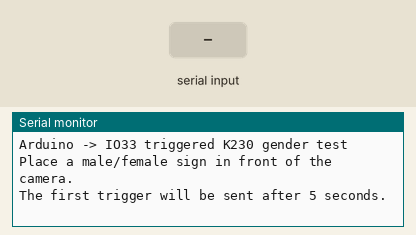
Bench run of a sketch on a simulated Arduino Nano, built with avr-gcc and run on an emulated ATmega328P. Shown: the last lines printed to the serial monitor. Inputs (shaded band) come from the test bench.

Above: at 1.2 s.
1.3 s: "BUSY\n" received over the second serial link
At 2.2 s:
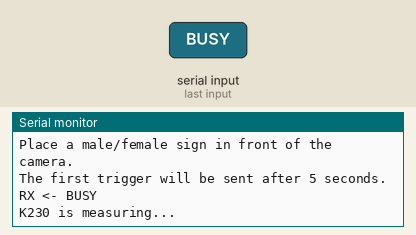
2.8 s: "RESULT,\n" received over the second serial link
At 3.4 s:
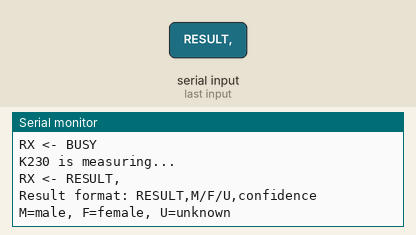
4.3 s: "K230_READY\n" received over the second serial link
At 5.5 s:
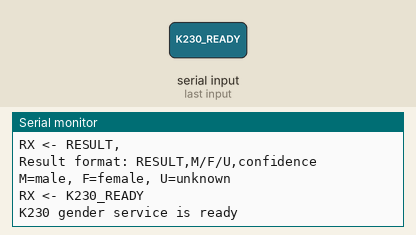
5.8 s: "1\n" received over the second serial link
At 6.8 s:
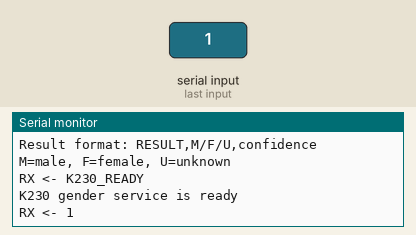

The sketch:

arduino_k230_gender_unit_test.ino
```cpp
/*
 * Arduino Nano IO33-triggered K230 gender-result unit test.
 *
 * K230 runs:
 *   k230_gender_unit_test/05_face_gender_uart_service.py
 *
 * Signal flow:
 *   Nano D11 HIGH pulse -> divider/level shifter -> K230 IO33
 *   K230 IO9 UART1_TXD -> Nano D12 RX
 *   K230 sends BUSY\n, then RESULT,M|F|U,<confidence_percent>\n
 *
 * Wiring:
 *   Nano D11 -> 5 V to 3.3 V divider/level shifter -> K230 IO33
 *   K230 IO9 (UART1_TXD, 3.3 V) -> Nano D12 (RX)
 *   K230 GND -> Nano GND
 */

#include <SoftwareSerial.h>
#include <string.h>

const uint8_t K230_RX_PIN = 12;
const uint8_t UNUSED_SOFTWARE_TX_PIN = A5;
const uint8_t K230_TRIGGER_PIN = 11;

const unsigned long USB_BAUDRATE = 115200;
const unsigned long K230_BAUDRATE = 57600;
const unsigned long REQUEST_INTERVAL_MS = 5000;
const unsigned long RESPONSE_TIMEOUT_MS = 3500;
const unsigned long TRIGGER_HIGH_MS = 100;

SoftwareSerial k230Serial(K230_RX_PIN, UNUSED_SOFTWARE_TX_PIN);

char receiveBuffer[65];
uint8_t receiveLength = 0;
bool waitingForResult = false;
unsigned long requestStartedAt = 0;
unsigned long lastTestFinishedAt = 0;
unsigned long requestCount = 0;

void clearK230Input() {
  while (k230Serial.available() > 0) {
    k230Serial.read();
  }
  receiveLength = 0;
}

void triggerGenderRecognition() {
  clearK230Input();

  requestCount++;
  digitalWrite(K230_TRIGGER_PIN, HIGH);
  delay(TRIGGER_HIGH_MS);
  digitalWrite(K230_TRIGGER_PIN, LOW);

  requestStartedAt = millis();
  waitingForResult = true;

  Serial.print(F("TRIGGER -> IO33 #"));
  Serial.println(requestCount);
}

void processLine(const char *line) {
  Serial.print(F("RX <- "));
  Serial.println(line);

  if (strcmp(line, "BUSY") == 0) {
    Serial.println(F("K230 is measuring..."));
    return;
  }

  if (strncmp(line, "RESULT,", 7) == 0) {
    waitingForResult = false;
    lastTestFinishedAt = millis();

    Serial.println(F("Result format: RESULT,M/F/U,confidence"));
    Serial.println(F("M=male, F=female, U=unknown"));
    return;
  }

  if (strcmp(line, "K230_READY") == 0) {
    Serial.println(F("K230 gender service is ready"));
  }
}

void readK230Lines() {
  while (k230Serial.available() > 0) {
    char received = (char)k230Serial.read();

    if (received == '\r') {
      continue;
    }

    if (received == '\n') {
      if (receiveLength > 0) {
        receiveBuffer[receiveLength] = '\0';
        processLine(receiveBuffer);
        receiveLength = 0;
      }
    } else if (receiveLength < sizeof(receiveBuffer) - 1) {
      receiveBuffer[receiveLength++] = received;
    } else {
      receiveLength = 0;
      Serial.println(F("ERROR: received line was too long"));
    }
  }
}

void setup() {
  Serial.begin(USB_BAUDRATE);
  k230Serial.begin(K230_BAUDRATE);
  k230Serial.listen();

  pinMode(K230_TRIGGER_PIN, OUTPUT);
  digitalWrite(K230_TRIGGER_PIN, LOW);

  Serial.println();
  Serial.println(F("Arduino -> IO33 triggered K230 gender test"));
  Serial.println(F("Place a male/female sign in front of the camera."));
  Serial.println(F("The first trigger will be sent after 5 seconds."));

  lastTestFinishedAt = millis();
}

void loop() {
  readK230Lines();

  unsigned long now = millis();

  if (waitingForResult &&
      now - requestStartedAt >= RESPONSE_TIMEOUT_MS) {
    waitingForResult = false;
    lastTestFinishedAt = now;
    Serial.println(F("TIMEOUT: no RESULT received after IO33 trigger"));
  }

  if (!waitingForResult &&
      now - lastTestFinishedAt >= REQUEST_INTERVAL_MS) {
    triggerGenderRecognition();
  }
}
```

Measured:
- after the input at 1.3 s, the serial monitor: prints a new line at once (image 1)
- after the input at 2.8 s, the serial monitor: prints a new line at once (image 2)
- after the input at 4.3 s, the serial monitor: prints a new line at once (image 3)
- after the input at 5.8 s, the serial monitor: prints a new line at once (image 4)
